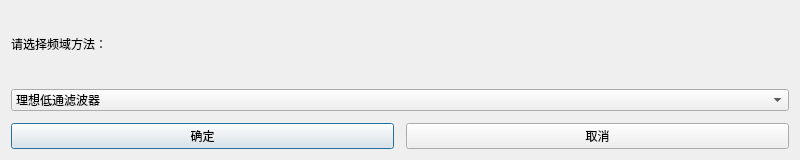
<?xml version="1.0" encoding="UTF-8"?>
<ui version="4.0">
 <class>Dialog</class>
 <widget class="QDialog" name="Dialog">
  <property name="geometry">
   <rect>
    <x>0</x>
    <y>0</y>
    <width>800</width>
    <height>160</height>
   </rect>
  </property>
  <property name="windowTitle">
   <string>选择频域方法</string>
  </property>
  <property name="windowIcon">
   <iconset>
    <normaloff>icon/1.svg</normaloff>icon/1.svg</iconset>
  </property>
  <layout class="QVBoxLayout" name="verticalLayout_2">
   <item>
    <layout class="QVBoxLayout" name="verticalLayout" stretch="1,5,1">
     <property name="spacing">
      <number>12</number>
     </property>
     <item>
      <widget class="QLabel" name="label">
       <property name="styleSheet">
        <string notr="true">QLabel {  
        color: rgb(85,85,85); /* 设置标签文本颜色 */ 
        font:12px \&quot;Microsoft YaHei\&quot;; 
        font-weight:bold; 
    }</string>
       </property>
       <property name="text">
        <string>请选择频域方法：</string>
       </property>
      </widget>
     </item>
     <item>
      <widget class="QComboBox" name="comboBox">
       <property name="styleSheet">
        <string notr="true">QComboBox{

    font-size:14px \&quot;Microsoft YaHei\&quot;;
    padding: 1px 15px 1px 3px;
    border:2px solid rgba(89, 217, 212, 50); /* 设置输入框边框 */
    border-radius:5px 5px 0px 0px;
} 
/*下拉按钮*/
QComboBox::drop-down {
    subcontrol-origin: padding;
    subcontrol-position: top right;
    width: 15px;
    border:none;
}
/*箭头图标*/
QComboBox::down-arrow {
    /*image: url(:/res/work/dateDown.png);*/
}
/*下拉列表*/
QComboBox QAbstractItemView{
	background:rgba(255, 255, 255, 50);
    border:1px solid rgba(255, 255, 255, 50);
    border-radius:5px 5px 5px 5px;
	font-size:14px;
    outline: 0px;  
}
QComboBox QAbstractItemView::item{
	height:36px;
	color:rgba(255, 255, 255, 50);
	padding-left:9px;
	background-color:rgba(255, 255, 255, 50);
}
QComboBox QAbstractItemView::item:hover{ 
    background-color:rgba(89, 217, 212, 50);

}
QComboBox QAbstractItemView::item:selected{
    background-color:rgba(89, 217, 212, 50);

}
QComboBox:on { 
    padding-top: 3px;
    padding-left: 4px;
}
QComboBox::down-arrow:on { 
    top: 1px;
    left: 1px;
}</string>
       </property>
       <item>
        <property name="text">
         <string>理想低通滤波器</string>
        </property>
        <property name="icon">
         <iconset>
          <normaloff>icon/mosaic (1).png</normaloff>icon/mosaic (1).png</iconset>
        </property>
       </item>
       <item>
        <property name="text">
         <string>Butterworth低通滤波器</string>
        </property>
        <property name="icon">
         <iconset>
          <normaloff>icon/mosaic (2).png</normaloff>icon/mosaic (2).png</iconset>
        </property>
       </item>
       <item>
        <property name="text">
         <string>指数低通滤波器</string>
        </property>
        <property name="icon">
         <iconset>
          <normaloff>icon/mosaic (3).png</normaloff>icon/mosaic (3).png</iconset>
        </property>
       </item>
      </widget>
     </item>
     <item>
      <layout class="QHBoxLayout" name="horizontalLayout">
       <item>
        <widget class="QPushButton" name="pushButton">
         <property name="styleSheet">
          <string notr="true">QPushButton {
	background-color: rgba(47, 125, 238, 90);
        border-radius:3px; 
        min-height:30px; 
        min-width:60px; 
        font:13px \&quot;Microsoft YaHei\&quot;;
    }
QPushButton:hover {
        background-color:rgba(85, 255, 255, 50);
    }
QPushButton:pressed {
  background-color:rgba(90,216,212,50);
  color:rgb(40,92,90);
    }</string>
         </property>
         <property name="text">
          <string>确定</string>
         </property>
        </widget>
       </item>
       <item>
        <widget class="QPushButton" name="pushButton_2">
         <property name="styleSheet">
          <string notr="true">QPushButton {
	background-color: rgba(47, 125, 238, 90);
        border-radius:3px; 
        min-height:30px; 
        min-width:60px; 
        font:13px \&quot;Microsoft YaHei\&quot;;
    }
QPushButton:hover {
        background-color:rgba(85, 255, 255, 50);
    }
QPushButton:pressed {
  background-color:rgba(90,216,212,50);
  color:rgb(40,92,90);
    }</string>
         </property>
         <property name="text">
          <string>取消</string>
         </property>
        </widget>
       </item>
      </layout>
     </item>
    </layout>
   </item>
  </layout>
 </widget>
 <resources/>
 <connections>
  <connection>
   <sender>pushButton</sender>
   <signal>clicked()</signal>
   <receiver>Dialog</receiver>
   <slot>accept()</slot>
   <hints>
    <hint type="sourcelabel">
     <x>138</x>
     <y>87</y>
    </hint>
    <hint type="destinationlabel">
     <x>118</x>
     <y>2</y>
    </hint>
   </hints>
  </connection>
  <connection>
   <sender>pushButton_2</sender>
   <signal>clicked()</signal>
   <receiver>Dialog</receiver>
   <slot>reject()</slot>
   <hints>
    <hint type="sourcelabel">
     <x>291</x>
     <y>93</y>
    </hint>
    <hint type="destinationlabel">
     <x>274</x>
     <y>1</y>
    </hint>
   </hints>
  </connection>
 </connections>
</ui>
